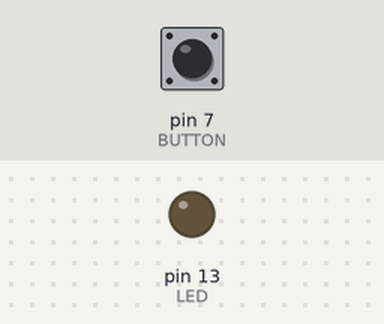
Bench run of a sketch on a simulated Arduino Uno, built with avr-gcc and run on an emulated ATmega328P. Parts: output pins drawn as LEDs (lit = HIGH). The test bench sets the inputs (shaded band); at power-on: pin 7 (BUTTON) LOW.

Above: at 1.2 s.
1.3 s: pin 7 (BUTTON) pulled HIGH for 0.15 s
At 2.6 s:
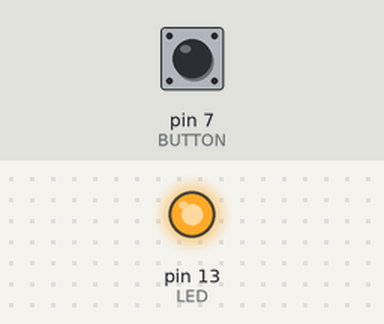
2.9 s: pin 7 (BUTTON) pulled HIGH for 1 s
At 4.1 s:
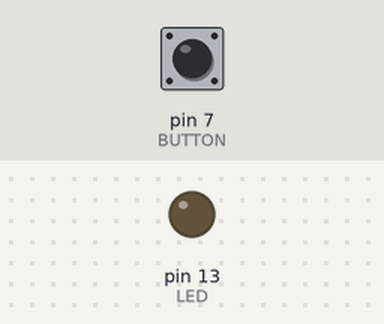
5.4 s: pin 7 (BUTTON) pulled HIGH for 3.2 s
At 6.0 s:
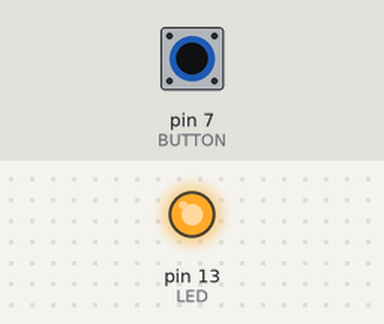
Timing chart, 0 to 8.4 s (numbered marks = the images above; inputs shaded):
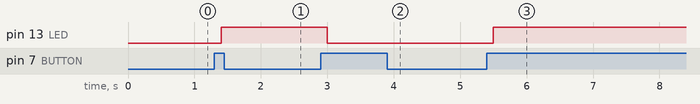

Measured:
- after the input at 1.3 s, pin 13 (LED): LOW → HIGH after 0.10 s
- after the input at 2.9 s, pin 13 (LED): HIGH → LOW after 0.10 s
- after the input at 5.4 s, pin 13 (LED): LOW → HIGH after 0.10 s

The sketch:

LED_BUTTONTOGGLE.ino
```cpp
const int LED = 13;    // the pin for the LED
const int BUTTON = 7;  // the input pin where the
                       // pushbutton is connected

int val = 0;      // val will be used to store the state
                  // of the input pin

int old_val = 0;  // the variable stores the previous
                  // value of 'val'

int state = 0;  // 0 = LED off, 1 = LED on

void setup(){
  pinMode(LED, OUTPUT);    // tell Arduino LED is an output
  pinMode(BUTTON, INPUT);  // and BUTTON is an input
}

void loop(){
  val = digitalRead(BUTTON);  // read input value and store it

  // check if input is HIGH (button pressed)
  // and change state
  if (val == HIGH && old_val == LOW){
    state =  1 - state;
    delay(100);
  }

  if(val == LOW && old_val == HIGH){
    delay(100);
  }

  old_val = val;  // val is now old, let's store it

  if (state == 1){
    digitalWrite(LED, HIGH);  // turn LED on
  } else {
    digitalWrite(LED, LOW);   // turn LED off
  }
}
```
